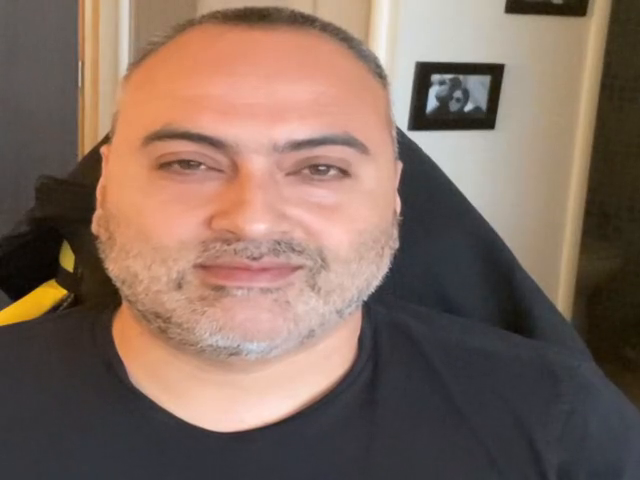
#> input picture frame 45 of example.mp4, 640 x 480 px, given in place of test2.mp4, which was not available
$ python tracking_points.py
#> lines starting #> are read from the running program, lines starting #| are printed output that depends on the picture
### modules/face_recon.py
import cv2 as cv
import numpy as np

class Face:

    def __init__(self,
                face_cascade_name_ = "./data/haarcascades/haarcascade_frontalface_alt.xml",
                eyes_cascade_name_ = "./data/haarcascades/haarcascade_eye_tree_eyeglasses.xml"):
        # Add predictor type,
        # In first instance we'll be using  cv2.CascadeClassifier
        face_cascade_name = face_cascade_name_
        eyes_cascade_name = eyes_cascade_name_
        self.face_cascade = cv.CascadeClassifier()
        self.eyes_cascade = cv.CascadeClassifier()
        self.eyes2 = cv.CascadeClassifier("./data/haarcascades/haarcascade_eye.xml")

        self.face_rectangle = [0,0,0,0]
        self.eye1_rectangle = [0,0,0,0]
        self.eye2_rectangle = [0,0,0,0]
        self.display = False
        self.params = dict(maxCorners = 500,
                        qualityLevel = 0.01,
                        minDistance = 3,
                        blockSize = 7 )
        if not self.face_cascade.load(cv.samples.findFile(face_cascade_name)):
            print("Error on loading cascade file name")
            exit(-1)
        if not self.eyes_cascade.load(cv.samples.findFile(eyes_cascade_name)):
            print("Error on loading cascade eyes file name")
            exit(-1)
        if not self.eyes2.load(cv.samples.findFile(eyes_cascade_name)):
            print("Error on loading cascade eyes file name")
            exit(-1)

    def detect(self, gray_frame):
        gray_frame = cv.equalizeHist(gray_frame)
        faces_roi = self.face_cascade.detectMultiScale(gray_frame)
        face_sizes = [h * w for x,y,w,h in faces_roi]
        if self.display:
            for x,y,w,h in faces_roi:
                cv.rectangle(gray_frame, (x,y), (x+w, y+h), (0,255), 2)
            cv.imshow("Capture - face detection", gray_frame)
        # Get the bigger one
        return faces_roi

    def get_mask(self, gray_frame):
        mask = np.zeros(gray_frame.shape, np.uint8)
        self.add_eyes_to_mask(gray_frame, mask)
        if self.face_rectangle is not None and self.face_rectangle != ():
            #print(self.face_rectangle == ())
            x,y,w,h = self.face_rectangle[0]
            mask[y:y+h, x:x+w] = 255
        if self.eye1_rectangle is not None and self.eye1_rectangle != ():
            x,y,w,h = self.eye1_rectangle
            mask[y:y+int(h*1.5), x:x+int(w*1.5)] = 0
        if self.eye2_rectangle is not None and self.eye2_rectangle != ():
            x,y,w,h = self.eye2_rectangle
            mask[y:y+int(h*1.5), x:x+int(w*1.5)] = 0

        if self.display:
            cv.imshow("Face mask", mask)
        self.mask = mask
        return mask

    def get_roi_of_face(self, gray_frame):
        self.face_rectangle = self.detect(gray_frame)
        self.get_mask(gray_frame)
        track_points = cv.goodFeaturesToTrack(gray_frame, mask=self.mask, **self.params)
        #print(track_points, "\n \n \n")
        #print("Track points:")
        return track_points

    def add_eyes_to_mask(self, gray_frame, mask):
        eyes = self.eyes2.detectMultiScale(gray_frame)
        if len(eyes) == 2:
            self.eye1_rectangle = eyes[0]
            self.eye2_rectangle = eyes[1]
            return
        #x,y,w,h = eyes[0]
        #x1,y1,w1,h1 = eyes[1]
        #mask[y:y+h , x:x+w] = 255
        #mask[y1:y1+h1 , x1:x1+w1] = 255


    # [7 lines left out: function point_in_rectangle, not called in this run]

# [26 lines that do not run on import are left out]

### modules/tracking_points.py
import cv2 as cv
import numpy as np


## Referencias
# https://www.geeksforgeeks.org/python-opencv-optical-flow-with-lucas-kanade-method/
# https://docs.opencv.org/3.4/dc/d6b/group__video__track.html#ga473e4b886d0bcc6b65831eb88ed93323
# https://docs.opencv.org/3.4/d4/dee/tutorial_optical_flow.html
# https://stackoverflow.com/questions/34540181/opencv-optical-flow-assertion


class TrackingPoints:
    def __init__(self, face_detector_, max_points_ = 100, max_history_points_ = 100):

        self.verbose = False
        self.face_detector = face_detector_
        self.traces = []
        self.max_history_points = max_history_points_
        self.max_points = max_points_
        self.history_points = []
        self.prev_frame = None
        self.prev_points = []
        self.params = dict( winSize  = (15,15),
                  maxLevel = 2,
                  criteria = (cv.TERM_CRITERIA_EPS | cv.TERM_CRITERIA_COUNT, 10, 0.03))

    def getPoints(self, frame):
        try:
            points = self.face_detector.get_roi_of_face(frame).reshape(-1, 2)
            #print(self.face_detector.get_roi_of_face(frame).shape)
        except:
            return []

        if points is None:
            return []

        #print(points[0])
        self.prev_points = self.traces
        self.traces = []
        for i in range(self.max_points):
            if i < len(points):
                self.traces.append(points[i])
            else:
                self.traces.append([0,0])
        return np.int32(self.traces).reshape(-1, 1, 2)

    def filter_points(self, points, frame):
        if len(points) < 1:
            return []

        if self.prev_frame is None or self.prev_points == []:
            self.prev_frame = frame
            self.prev_points = points
            self.history_points = points.tolist()
            #print(self.history_points)
            #print("o.o\n")
            return points.reshape(-1, 2)

        #Forward optical flow
        next_points, st, err = cv.calcOpticalFlowPyrLK(self.prev_frame, frame, np.float32(points), None, **self.params)
        # Backward optical flow
        back_next_points, _st, _err = cv.calcOpticalFlowPyrLK(frame, self.prev_frame, next_points, None, **self.params)

        # Find differance between 2 estimates
        # TODO: get distance
        #print(len(points), len(backNextPts))
        dist = abs(points-back_next_points).reshape(-1, 2).max(-1)

       # print(abs(points-backNextPts).reshape(-1, 2), abs(points-backNextPts).reshape(-1, 2).max(-1))

        # Select backtraced points that are in 1 pixel dist
        if self.verbose:
            print(dist)
        filter = dist > 1

        if self.verbose:
            print(len(points), len(filter))

        self.prev_frame = frame
        self.prev_points = points

        if next_points is None or next_points == []:
            self.track_started = False
            return

        next_points = next_points.reshape(-1, 2)

        # Reset tracking
        if len(next_points) < 1:
            self.track_started = False
            return

        #for i in next_points:
        #    print(i)

        # add from starting point
        #new_traces = []
        for index_point in range(len(self.traces)):
            # Delete unbacktrackable traces
            if filter[index_point]:
                continue
            self.traces[index_point] = next_points[index_point]
            #print(self.history_points)
            if self.max_history_points > len(self.history_points[index_point]):
                self.history_points[index_point].append(next_points[index_point].tolist())
            else:
                self.history_points[index_point].pop(0)
                #self.history_points[index_point].append(next_points[index_point].tolist())
        #print(self.history_points)

        # Add new traces if it shrink
        for point in points:
            if len(self.traces) < self.max_points:
                if point not in self.traces:
                    self.traces.append(point)
            else:
                break


        #print(len(points.reshape(-1, 2)), len(abs(points-backNextPts).reshape(-1, 2).max(-1)))
        #print(np.int32(next_points))

        return np.int32(next_points).reshape(-1, 2)


if __name__ == "__main__":

    from face_recon import Face

    cap = cv.VideoCapture("/tmp/test2.mp4")

    face_detector = Face("../data/haarcascades/haarcascade_frontalface_alt.xml",
                        "../data/haarcascades/haarcascade_eye_tree_eyeglasses.xml")
    tracker = TrackingPoints(face_detector_ = face_detector)

    while cap.isOpened():

        ret, frame = cap.read()
#> frame is the input picture: shape (480, 640, 3); mean B, G, R 94.4, 106.5, 129.5

        gray_frame = cv.cvtColor(frame, cv.COLOR_BGR2GRAY)
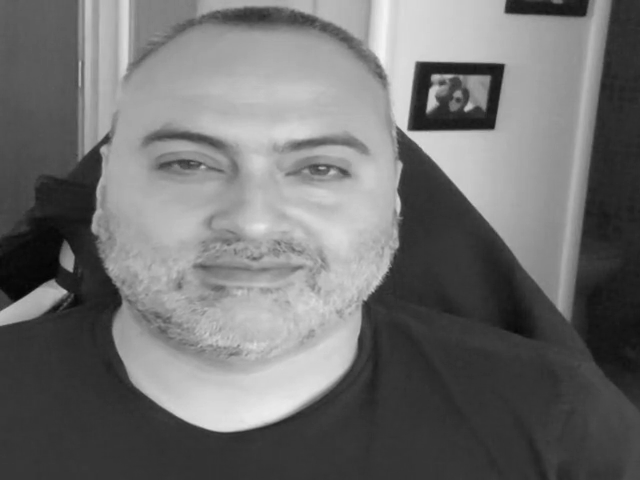
#> gray_frame: shape (480, 640); min 3, max 244, mean 111.9

        if tracker.prev_frame is None:
            tracker.prev_frame = frame
            continue

        points = tracker.getPoints(gray_frame)
        #print(points)
        points = tracker.filter_points(points, gray_frame)

        prev_points = np.array(tracker.prev_points).reshape(-1, 2)

        for i, point in enumerate(points):
            #print(point, tuple(point))
            #print(tracker.prev_points)
            cv.line(frame, point, prev_points[i], (0, 0, 255), 2)
            frame = cv.circle(frame, tuple(point), 2, (255, 255, 0), -1)

        traces = np.int32(tracker.traces).reshape(-1, 1, 2)


        cv.imshow("Tracking", frame)

        if cv.waitKey(1) == 27: ## ESC
                break

    cap.release()
    cv.destroyAllWindows()

$ run again, starting later in the video
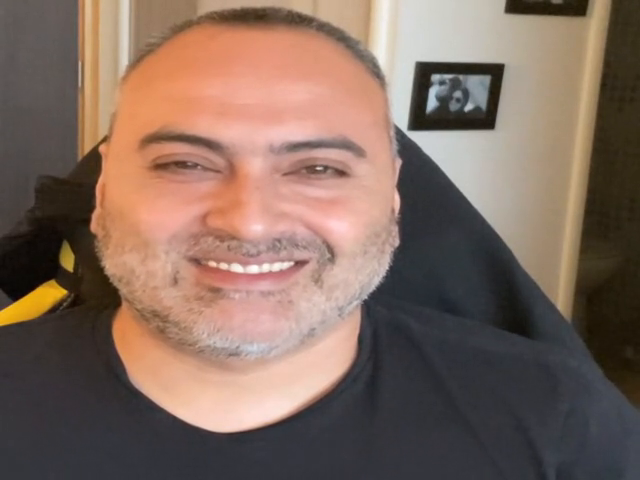
#> input picture frame 203 of example.mp4, 640 x 480 px, given in place of test2.mp4, which was not available
#> frame is the input picture: shape (480, 640, 3); mean B, G, R 94.3, 106.1, 129.2
#> `gray_frame = cv.cvtColor(frame, cv.COLOR_BGR2GRAY)`:
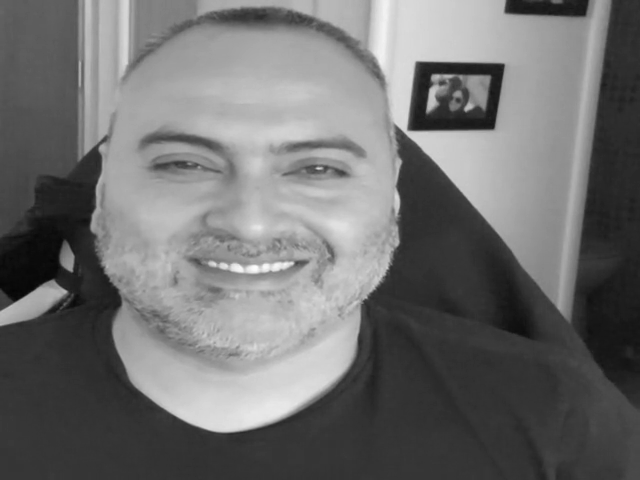
#> gray_frame: shape (480, 640); min 4, max 254, mean 111.6

$ run again, starting later in the video
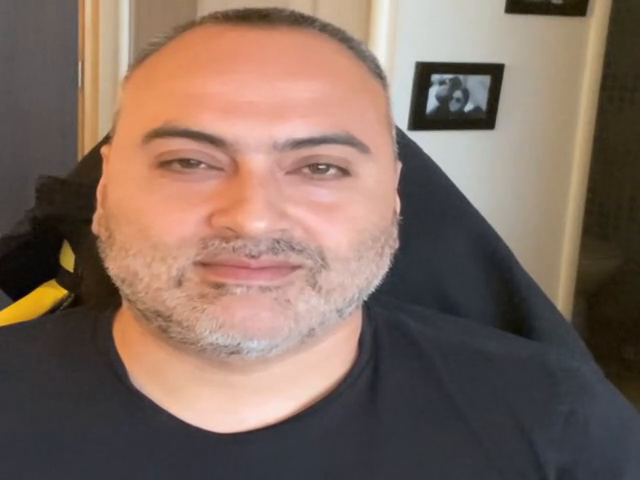
#> input picture frame 361 of example.mp4, 640 x 480 px, given in place of test2.mp4, which was not available
#> frame is the input picture: shape (480, 640, 3); mean B, G, R 95.5, 106.8, 128.3
#> `gray_frame = cv.cvtColor(frame, cv.COLOR_BGR2GRAY)`:
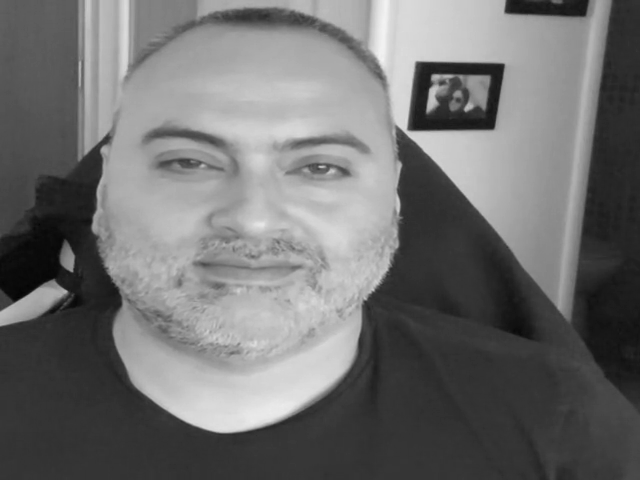
#> gray_frame: shape (480, 640); min 1, max 243, mean 111.9
